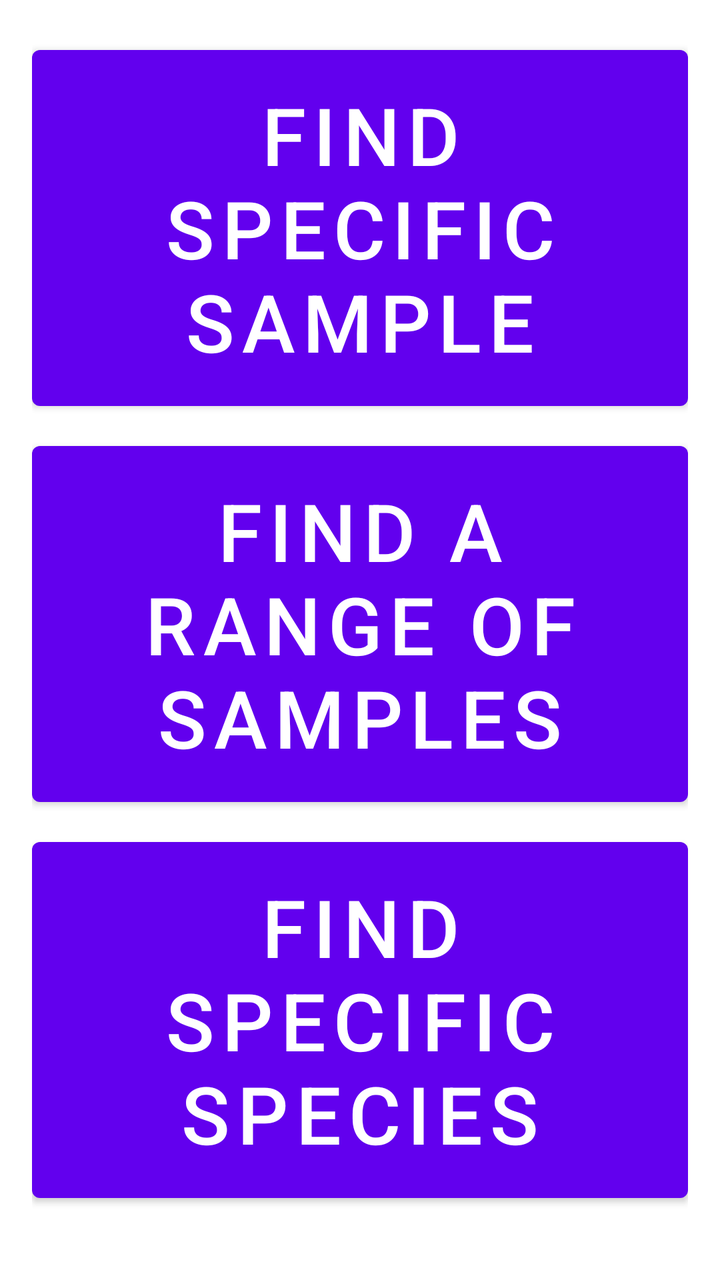
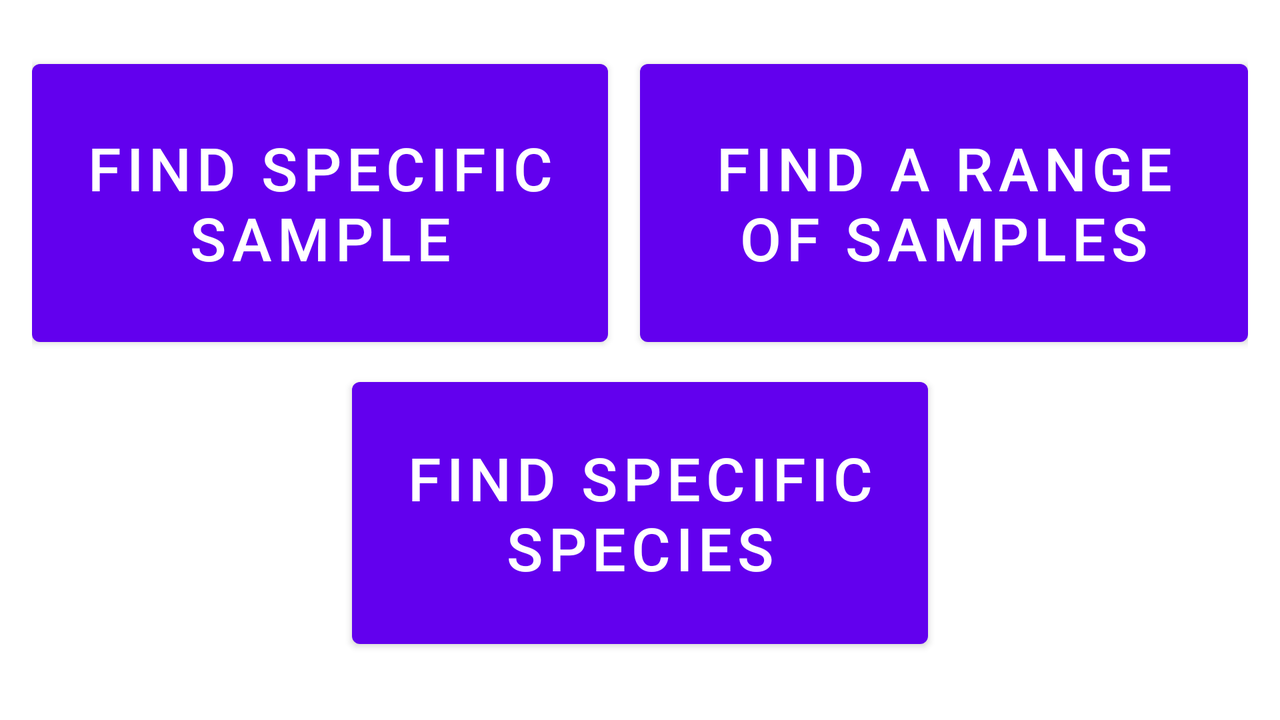

An Android layout and its configuration variant, each rendered on a device that would load it. The default file and the variant file are quoted in full after the pictures.
<!-- AndroidManifest.xml: application theme Theme.EMI -->
<!-- res/layout/activity_home_search.xml -->
<LinearLayout
    xmlns:android="http://schemas.android.com/apk/res/android"
    xmlns:tools="http://schemas.android.com/tools"
    android:layout_width="match_parent"
    android:layout_height="match_parent"
    android:orientation="vertical"
    android:gravity="center"
    android:padding="16dp"
    android:weightSum="1">

    <Button
        android:id="@+id/sampleButton"
        android:layout_width="match_parent"
        android:layout_height="0dp"
        android:layout_weight="0.33"
        android:text="Find specific sample"
        android:textSize="40sp"
        android:layout_marginBottom="8dp"
        tools:ignore="HardcodedText" />

    <Button
        android:id="@+id/rangeButton"
        android:layout_width="match_parent"
        android:layout_height="0dp"
        android:layout_weight="0.33"
        android:text="Find a range of samples"
        android:textSize="40sp"
        android:layout_marginBottom="8dp"
        tools:ignore="HardcodedText" />

    <Button
        android:id="@+id/speciesButton"
        android:layout_width="match_parent"
        android:layout_height="0dp"
        android:layout_weight="0.33"
        android:text="Find specific species"
        android:textSize="40sp"
        android:layout_marginBottom="16dp"
        tools:ignore="HardcodedText" />

</LinearLayout>
<!-- resources referenced by this layout -->
<resources>
  <style name="Theme.EMI" parent="Theme.MaterialComponents.DayNight.NoActionBar">
          
          <item name="colorPrimary">@color/purple_500</item>
          <item name="colorPrimaryVariant">@color/purple_700</item>
          <item name="colorOnPrimary">@color/white</item>
          
          <item name="colorSecondary">@color/teal_200</item>
          <item name="colorSecondaryVariant">@color/teal_700</item>
          <item name="colorOnSecondary">@color/black</item>
          
          <item name="android:statusBarColor">?attr/colorPrimaryVariant</item>
          
      </style>
  <color name="white">#FFFFFFFF</color>
  <color name="black">#FF000000</color>
</resources>
<!-- res/layout-land/activity_home_search.xml (the repository's variant of the layout above) -->
<!-- drawn on the phone turned sideways -->
<LinearLayout
    xmlns:android="http://schemas.android.com/apk/res/android"
    xmlns:tools="http://schemas.android.com/tools"
    android:layout_width="match_parent"
    android:layout_height="match_parent"
    android:orientation="vertical"
    android:gravity="center"
    android:padding="16dp"
    android:weightSum="1">

    
    <LinearLayout
        android:layout_width="match_parent"
        android:layout_height="0dp"
        android:layout_weight="0.5"
        android:orientation="horizontal"
        android:layout_marginTop="10dp">

        <Button
            android:id="@+id/sampleButton"
            android:layout_width="match_parent"
            android:layout_height="match_parent"
            android:layout_weight="0.5"
            android:text="Find specific sample"
            android:textSize="30sp"
            android:layout_marginEnd="16dp"
            android:layout_marginBottom="8dp"
            tools:ignore="ButtonStyle,HardcodedText,NestedWeights" />

        <Button
            android:id="@+id/rangeButton"
            android:layout_width="match_parent"
            android:layout_height="match_parent"
            android:layout_weight="0.5"
            android:text="Find a range of samples"
            android:textSize="30sp"
            android:layout_marginBottom="8dp"
            tools:ignore="ButtonStyle,HardcodedText" />
    </LinearLayout>

    
    <LinearLayout
        android:layout_width="match_parent"
        android:layout_height="0dp"
        android:layout_weight="0.5"
        android:orientation="horizontal">

        <Button
            android:id="@+id/speciesButton"
            android:layout_width="match_parent"
            android:layout_height="match_parent"
            android:text="Find specific species"
            android:textSize="30sp"
            android:layout_marginStart="160dp"
            android:layout_marginEnd="160dp"
            android:layout_marginBottom="16dp"
            tools:ignore="ButtonStyle,HardcodedText,NestedWeights" />
    </LinearLayout>

</LinearLayout>
